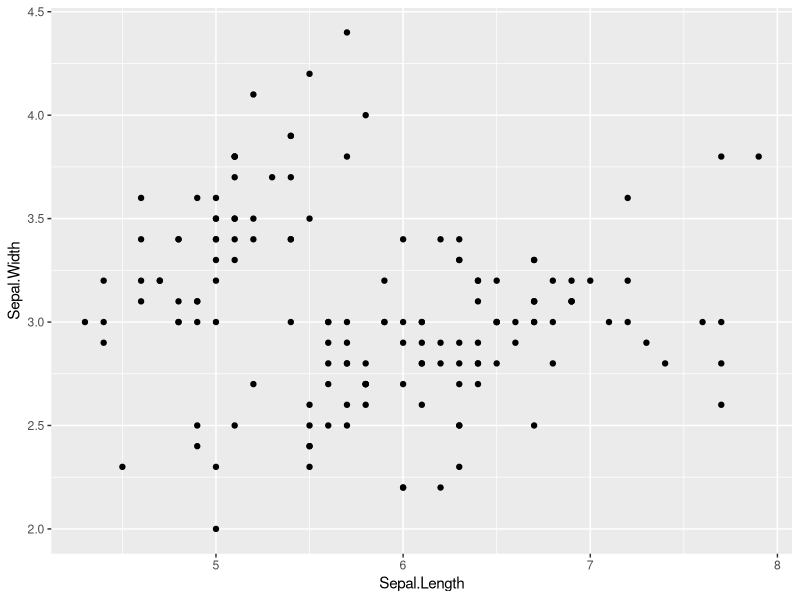
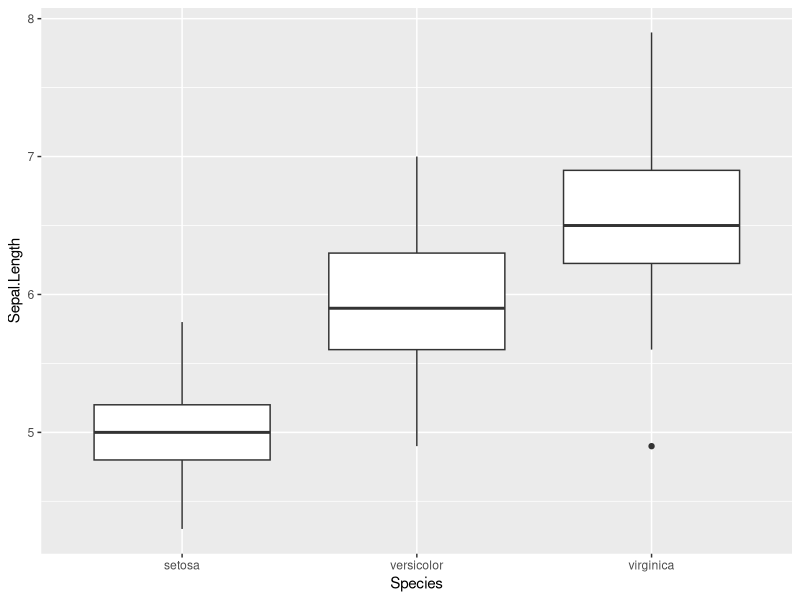
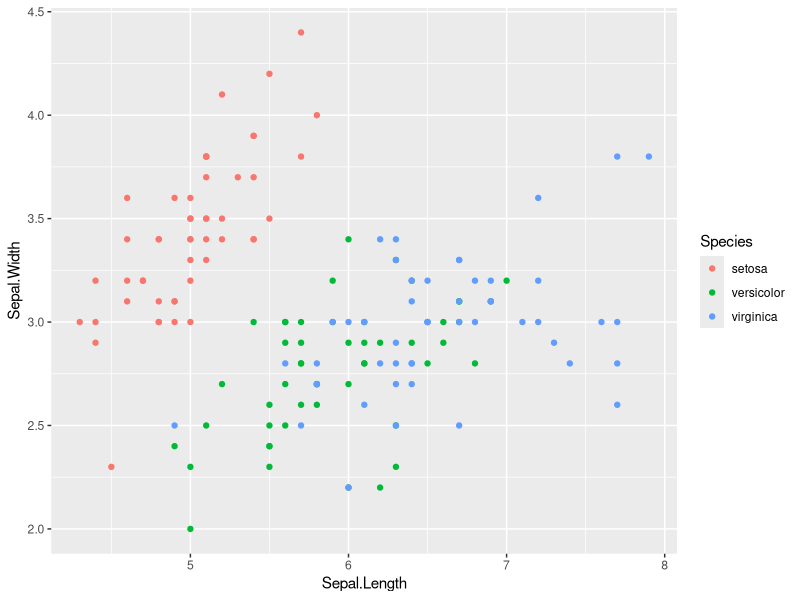
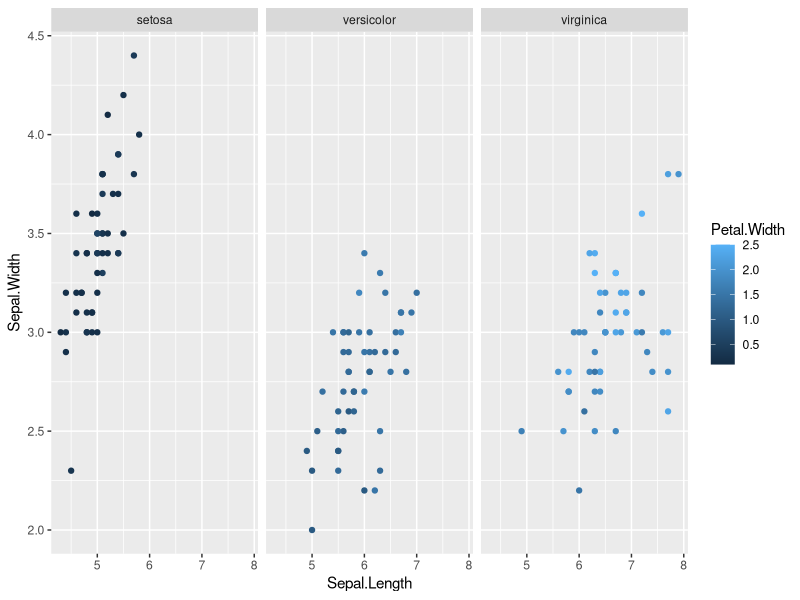
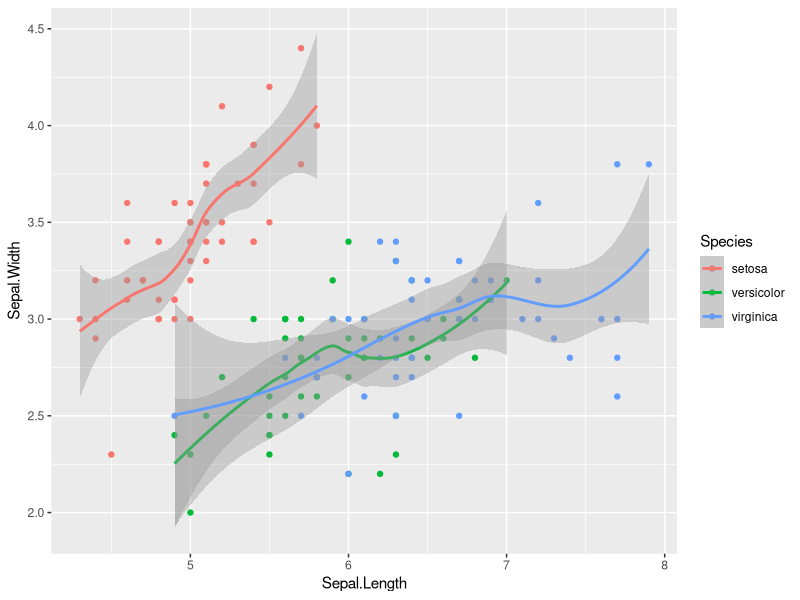
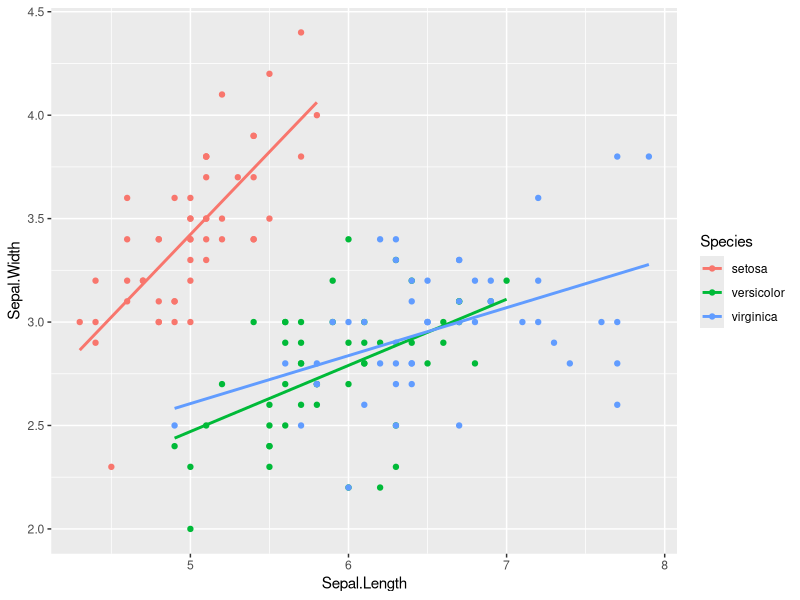
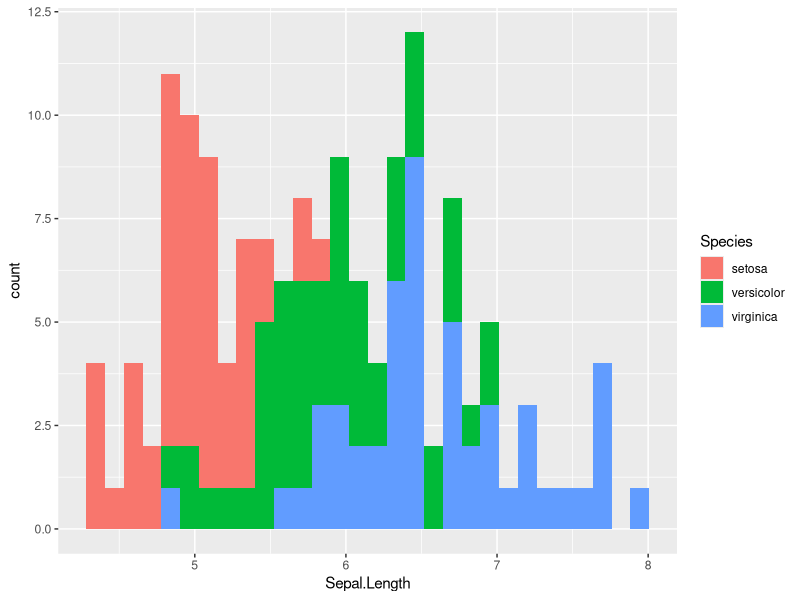
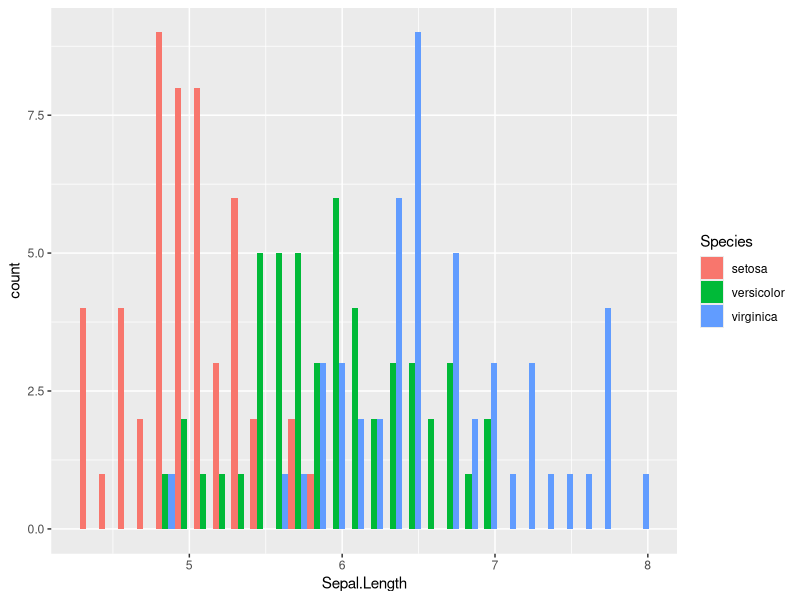

These figures' R source, in order:
#some stuff on ggplot

library(ggplot2)
library(dplyr)

head(iris)

#data must be dataframe in ggplot!!!

#website to check: http://ggplot2.tidyverse.org/reference/

?geom_point
#simple scatterplot
ggplot(iris,aes(x=Sepal.Length,y=Sepal.Width))+geom_point()
#boxplot
ggplot(iris,aes(x=Species,y=Sepal.Length))+geom_boxplot()
#scatterplot with color
ggplot(iris,aes(x=Sepal.Length,y=Sepal.Width,color=Species))+geom_point()
#facetting per species
ggplot(iris,aes(x=Sepal.Length,y=Sepal.Width,color=Petal.Width))+geom_point()+
  facet_grid(~Species)
#add a smoothed line
ggplot(iris) +
  geom_point(aes(x=Sepal.Length,y=Sepal.Width,color=Species))+
  stat_smooth(aes(x=Sepal.Length,y=Sepal.Width,color=Species))
#add a regression line without standard error
ggplot(iris,aes(x=Sepal.Length,y=Sepal.Width,color=Species))+
  geom_point()+
  stat_smooth(method="lm",se=FALSE)
#histogram
ggplot(iris,aes(x=Sepal.Length,fill=Species))+
  geom_histogram()
#histogram with dodged position
ggplot(iris,aes(x=Sepal.Length,fill=Species))+
  geom_histogram(position="dodge")
#add vertical lines
iris %>%
  group_by(Species) %>%
  summarise(Mean=mean(Sepal.Length),SD=sd(Sepal.Length)) -> mean_df

ggplot(iris,aes(x=Sepal.Length,fill=Species))+
  geom_histogram(position="dodge")+
  geom_vline(data=mean_df,aes(xintercept = Mean,color=Species),size=3,linetype="dashed")

#changing some theme elements
ggplot(iris,aes(x=Sepal.Length,y=Sepal.Width,color=Species))+
  geom_point()+
  stat_smooth(method="lm",se=FALSE) +
  theme(axis.text = element_text(family ="mono",face ="italic",size = 15))

#some stat summary
ggplot(iris,aes(x=Species,y=Sepal.Length))+geom_boxplot()+
  stat_summary(fun.data=mean_se,fun.args=list(mult=2),color="red")

#other stat summary
iris %>%
  group_by(Species)%>%
  summarise(LI=quantile(Sepal.Length,probs=0.01),Mean=mean(Sepal.Length),UI=quantile(Sepal.Length,probs=0.99)) -> mean_2

g1 <- ggplot(iris,aes(x=Species))+
  geom_jitter(aes(y=Sepal.Length))+
  geom_errorbar(data=mean_2,aes(ymin=LI,ymax=UI),color="red",width=0.1)
g1
#some stat functions
me <- mean(iris$Sepal.Length)
sd <- sd(iris$Sepal.Length)

g2 <- ggplot(iris)+
  geom_histogram(aes(x=Sepal.Length,y=..density..,fill=Species))+
  facet_grid(~Species)+
  stat_function(fun=dnorm,args=list(mean=me,sd=sd))

#put several plots together
library(gridExtra)
g_out <- grid.arrange(g1,g2,nrow=2)
ggsave(filename = "ggplot_output.eps",plot = g_out)

#shared legend between different graphs
#define function for combined legend
grid_arrange_shared_legend <- function(..., nrow = 1, ncol = length(list(...)), position = c("bottom", "right")) {
  
  plots <- list(...)
  position <- match.arg(position)
  g <- ggplotGrob(plots[[1]] + theme(legend.position = position))$grobs
  legend <- g[[which(sapply(g, function(x) x$name) == "guide-box")]]
  lheight <- sum(legend$height)
  lwidth <- sum(legend$width)
  gl <- lapply(plots, function(x) x + theme(legend.position = "none"))
  gl <- c(gl, nrow = nrow, ncol = ncol)
  
  combined <- switch(position,
                     "bottom" = arrangeGrob(do.call(arrangeGrob, gl),
                                            legend,
                                            ncol = 1,
                                            heights = unit.c(unit(1, "npc") - lheight, lheight)),
                     "right" = arrangeGrob(do.call(arrangeGrob, gl),
                                           legend,
                                           ncol = 2,
                                           widths = unit.c(unit(1, "npc") - lwidth, lwidth)))
  grid.newpage()
  grid.draw(combined)
  
}

#add italic titles, from Stefano

ggtitle(expression(atop("TITLE", atop(italic("subtitle")))))



#website to check: http://www.ggplot2-exts.org/
